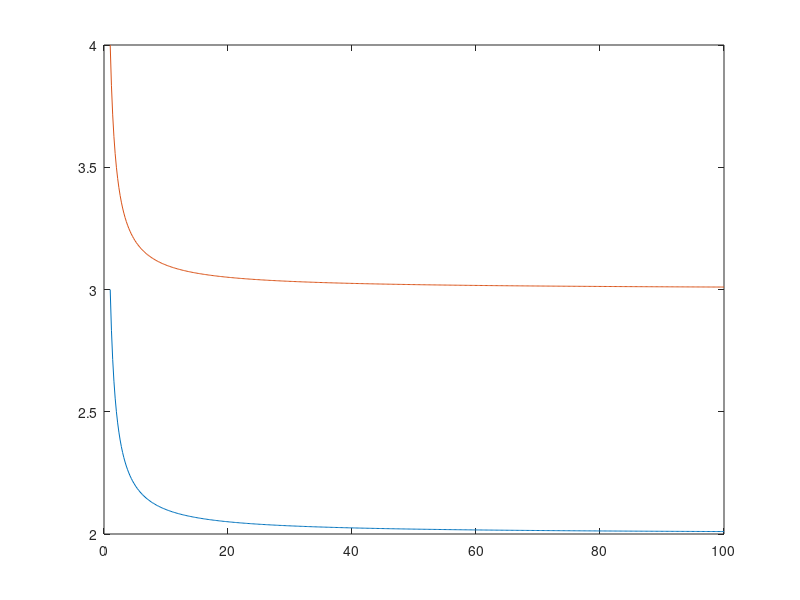
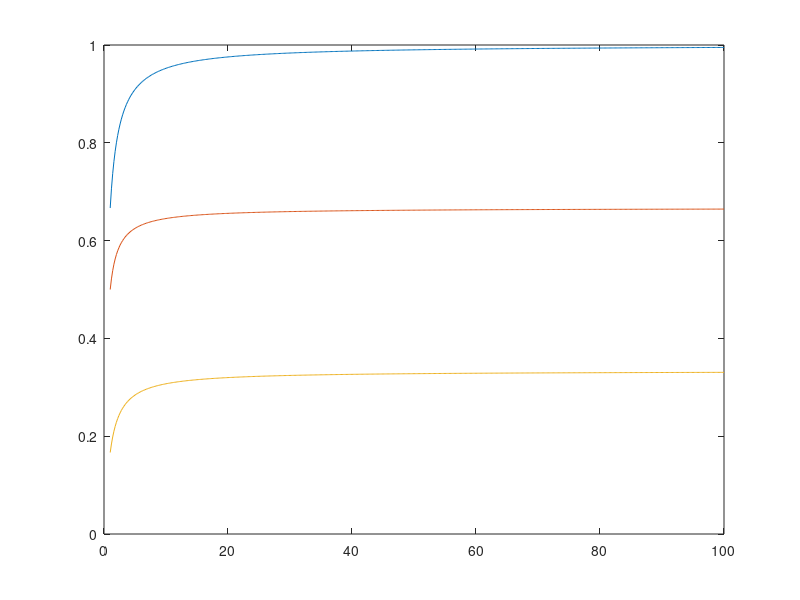

Write MATLAB code to recreate these figures, in order.
f = 1:.2:100;
SF1 = 1./f+2;
SF2 = 1./f+3;

figure;
plot(f,SF1)
hold on;
plot(f,SF2)

figure;
plot(f,2./SF1); hold on
plot(f,2./SF2);

plot(f,(2./SF1)-(2./SF2))